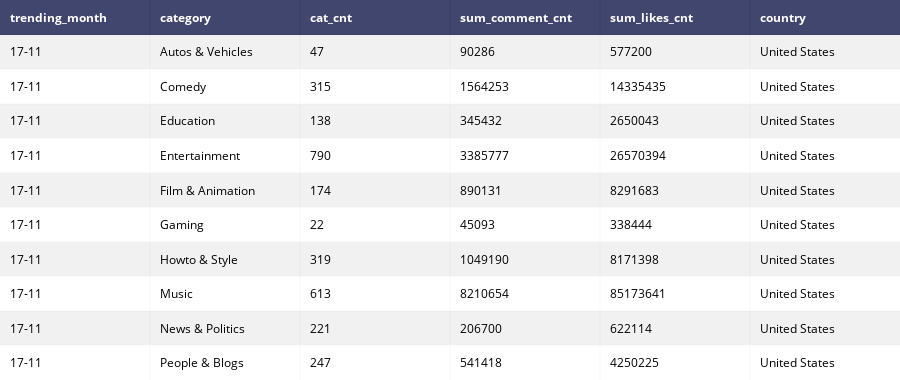

Notebook code for this chart:
### Code cell
iplot(table)

### Figure 1 — Plotly figure (JSON) as saved in the notebook; plotly's stock layout.template omitted (floating-point values rounded to 4 significant figures)
{"data": [{"colorscale": [[0, "#00083e"], [0.5, "#ededee"], [1, "#ffffff"]], "hoverinfo": "none", "opacity": 0.75, "showscale": false, "type": "heatmap", "z": [[0, 0, 0, 0, 0, 0], [0.5, 0.5, 0.5, 0.5, 0.5, 0.5], [1, 1, 1, 1, 1, 1], [0.5, 0.5, 0.5, 0.5, 0.5, 0.5], [1, 1, 1, 1, 1, 1], [0.5, 0.5, 0.5, 0.5, 0.5, 0.5], [1, 1, 1, 1, 1, 1], [0.5, 0.5, 0.5, 0.5, 0.5, 0.5], [1, 1, 1, 1, 1, 1], [0.5, 0.5, 0.5, 0.5, 0.5, 0.5], [1, 1, 1, 1, 1, 1]]}], "layout": {"annotations": [{"align": "left", "font": {"color": "#ffffff"}, "showarrow": false, "text": "<b>trending_month</b>", "x": -0.45, "xanchor": "left", "xref": "x1", "y": 0, "yref": "y1"}, {"align": "left", "font": {"color": "#ffffff"}, "showarrow": false, "text": "<b>category</b>", "x": 0.55, "xanchor": "left", "xref": "x1", "y": 0, "yref": "y1"}, {"align": "left", "font": {"color": "#ffffff"}, "showarrow": false, "text": "<b>cat_cnt</b>", "x": 1.55, "xanchor": "left", "xref": "x1", "y": 0, "yref": "y1"}, {"align": "left", "font": {"color": "#ffffff"}, "showarrow": false, "text": "<b>sum_comment_cnt</b>", "x": 2.55, "xanchor": "left", "xref": "x1", "y": 0, "yref": "y1"}, {"align": "left", "font": {"color": "#ffffff"}, "showarrow": false, "text": "<b>sum_likes_cnt</b>", "x": 3.55, "xanchor": "left", "xref": "x1", "y": 0, "yref": "y1"}, {"align": "left", "font": {"color": "#ffffff"}, "showarrow": false, "text": "<b>country</b>", "x": 4.55, "xanchor": "left", "xref": "x1", "y": 0, "yref": "y1"}, {"align": "left", "font": {"color": "#000000"}, "showarrow": false, "text": "17-11", "x": -0.45, "xanchor": "left", "xref": "x1", "y": 1, "yref": "y1"}, {"align": "left", "font": {"color": "#000000"}, "showarrow": false, "text": "Autos & Vehicles", "x": 0.55, "xanchor": "left", "xref": "x1", "y": 1, "yref": "y1"}, {"align": "left", "font": {"color": "#000000"}, "showarrow": false, "text": "47", "x": 1.55, "xanchor": "left", "xref": "x1", "y": 1, "yref": "y1"}, {"align": "left", "font": {"color": "#000000"}, "showarrow": false, "text": "90286", "x": 2.55, "xanchor": "left", "xref": "x1", "y": 1, "yref": "y1"}, {"align": "left", "font": {"color": "#000000"}, "showarrow": false, "text": "577200", "x": 3.55, "xanchor": "left", "xref": "x1", "y": 1, "yref": "y1"}, {"align": "left", "font": {"color": "#000000"}, "showarrow": false, "text": "United States", "x": 4.55, "xanchor": "left", "xref": "x1", "y": 1, "yref": "y1"}, {"align": "left", "font": {"color": "#000000"}, "showarrow": false, "text": "17-11", "x": -0.45, "xanchor": "left", "xref": "x1", "y": 2, "yref": "y1"}, {"align": "left", "font": {"color": "#000000"}, "showarrow": false, "text": "Comedy", "x": 0.55, "xanchor": "left", "xref": "x1", "y": 2, "yref": "y1"}, {"align": "left", "font": {"color": "#000000"}, "showarrow": false, "text": "315", "x": 1.55, "xanchor": "left", "xref": "x1", "y": 2, "yref": "y1"}, {"align": "left", "font": {"color": "#000000"}, "showarrow": false, "text": "1564253", "x": 2.55, "xanchor": "left", "xref": "x1", "y": 2, "yref": "y1"}, {"align": "left", "font": {"color": "#000000"}, "showarrow": false, "text": "14335435", "x": 3.55, "xanchor": "left", "xref": "x1", "y": 2, "yref": "y1"}, {"align": "left", "font": {"color": "#000000"}, "showarrow": false, "text": "United States", "x": 4.55, "xanchor": "left", "xref": "x1", "y": 2, "yref": "y1"}, {"align": "left", "font": {"color": "#000000"}, "showarrow": false, "text": "17-11", "x": -0.45, "xanchor": "left", "xref": "x1", "y": 3, "yref": "y1"}, {"align": "left", "font": {"color": "#000000"}, "showarrow": false, "text": "Education", "x": 0.55, "xanchor": "left", "xref": "x1", "y": 3, "yref": "y1"}, {"align": "left", "font": {"color": "#000000"}, "showarrow": false, "text": "138", "x": 1.55, "xanchor": "left", "xref": "x1", "y": 3, "yref": "y1"}, {"align": "left", "font": {"color": "#000000"}, "showarrow": false, "text": "345432", "x": 2.55, "xanchor": "left", "xref": "x1", "y": 3, "yref": "y1"}, {"align": "left", "font": {"color": "#000000"}, "showarrow": false, "text": "2650043", "x": 3.55, "xanchor": "left", "xref": "x1", "y": 3, "yref": "y1"}, {"align": "left", "font": {"color": "#000000"}, "showarrow": false, "text": "United States", "x": 4.55, "xanchor": "left", "xref": "x1", "y": 3, "yref": "y1"}, {"align": "left", "font": {"color": "#000000"}, "showarrow": false, "text": "17-11", "x": -0.45, "xanchor": "left", "xref": "x1", "y": 4, "yref": "y1"}, {"align": "left", "font": {"color": "#000000"}, "showarrow": false, "text": "Entertainment", "x": 0.55, "xanchor": "left", "xref": "x1", "y": 4, "yref": "y1"}, {"align": "left", "font": {"color": "#000000"}, "showarrow": false, "text": "790", "x": 1.55, "xanchor": "left", "xref": "x1", "y": 4, "yref": "y1"}, {"align": "left", "font": {"color": "#000000"}, "showarrow": false, "text": "3385777", "x": 2.55, "xanchor": "left", "xref": "x1", "y": 4, "yref": "y1"}, {"align": "left", "font": {"color": "#000000"}, "showarrow": false, "text": "26570394", "x": 3.55, "xanchor": "left", "xref": "x1", "y": 4, "yref": "y1"}, {"align": "left", "font": {"color": "#000000"}, "showarrow": false, "text": "United States", "x": 4.55, "xanchor": "left", "xref": "x1", "y": 4, "yref": "y1"}, {"align": "left", "font": {"color": "#000000"}, "showarrow": false, "text": "17-11", "x": -0.45, "xanchor": "left", "xref": "x1", "y": 5, "yref": "y1"}, {"align": "left", "font": {"color": "#000000"}, "showarrow": false, "text": "Film & Animation", "x": 0.55, "xanchor": "left", "xref": "x1", "y": 5, "yref": "y1"}, {"align": "left", "font": {"color": "#000000"}, "showarrow": false, "text": "174", "x": 1.55, "xanchor": "left", "xref": "x1", "y": 5, "yref": "y1"}, {"align": "left", "font": {"color": "#000000"}, "showarrow": false, "text": "890131", "x": 2.55, "xanchor": "left", "xref": "x1", "y": 5, "yref": "y1"}, {"align": "left", "font": {"color": "#000000"}, "showarrow": false, "text": "8291683", "x": 3.55, "xanchor": "left", "xref": "x1", "y": 5, "yref": "y1"}, {"align": "left", "font": {"color": "#000000"}, "showarrow": false, "text": "United States", "x": 4.55, "xanchor": "left", "xref": "x1", "y": 5, "yref": "y1"}, {"align": "left", "font": {"color": "#000000"}, "showarrow": false, "text": "17-11", "x": -0.45, "xanchor": "left", "xref": "x1", "y": 6, "yref": "y1"}, {"align": "left", "font": {"color": "#000000"}, "showarrow": false, "text": "Gaming", "x": 0.55, "xanchor": "left", "xref": "x1", "y": 6, "yref": "y1"}, {"align": "left", "font": {"color": "#000000"}, "showarrow": false, "text": "22", "x": 1.55, "xanchor": "left", "xref": "x1", "y": 6, "yref": "y1"}, {"align": "left", "font": {"color": "#000000"}, "showarrow": false, "text": "45093", "x": 2.55, "xanchor": "left", "xref": "x1", "y": 6, "yref": "y1"}, {"align": "left", "font": {"color": "#000000"}, "showarrow": false, "text": "338444", "x": 3.55, "xanchor": "left", "xref": "x1", "y": 6, "yref": "y1"}, {"align": "left", "font": {"color": "#000000"}, "showarrow": false, "text": "United States", "x": 4.55, "xanchor": "left", "xref": "x1", "y": 6, "yref": "y1"}, {"align": "left", "font": {"color": "#000000"}, "showarrow": false, "text": "17-11", "x": -0.45, "xanchor": "left", "xref": "x1", "y": 7, "yref": "y1"}, {"align": "left", "font": {"color": "#000000"}, "showarrow": false, "text": "Howto & Style", "x": 0.55, "xanchor": "left", "xref": "x1", "y": 7, "yref": "y1"}, {"align": "left", "font": {"color": "#000000"}, "showarrow": false, "text": "319", "x": 1.55, "xanchor": "left", "xref": "x1", "y": 7, "yref": "y1"}, {"align": "left", "font": {"color": "#000000"}, "showarrow": false, "text": "1049190", "x": 2.55, "xanchor": "left", "xref": "x1", "y": 7, "yref": "y1"}, {"align": "left", "font": {"color": "#000000"}, "showarrow": false, "text": "8171398", "x": 3.55, "xanchor": "left", "xref": "x1", "y": 7, "yref": "y1"}, {"align": "left", "font": {"color": "#000000"}, "showarrow": false, "text": "United States", "x": 4.55, "xanchor": "left", "xref": "x1", "y": 7, "yref": "y1"}, {"align": "left", "font": {"color": "#000000"}, "showarrow": false, "text": "17-11", "x": -0.45, "xanchor": "left", "xref": "x1", "y": 8, "yref": "y1"}, {"align": "left", "font": {"color": "#000000"}, "showarrow": false, "text": "Music", "x": 0.55, "xanchor": "left", "xref": "x1", "y": 8, "yref": "y1"}, {"align": "left", "font": {"color": "#000000"}, "showarrow": false, "text": "613", "x": 1.55, "xanchor": "left", "xref": "x1", "y": 8, "yref": "y1"}, {"align": "left", "font": {"color": "#000000"}, "showarrow": false, "text": "8210654", "x": 2.55, "xanchor": "left", "xref": "x1", "y": 8, "yref": "y1"}, {"align": "left", "font": {"color": "#000000"}, "showarrow": false, "text": "85173641", "x": 3.55, "xanchor": "left", "xref": "x1", "y": 8, "yref": "y1"}, {"align": "left", "font": {"color": "#000000"}, "showarrow": false, "text": "United States", "x": 4.55, "xanchor": "left", "xref": "x1", "y": 8, "yref": "y1"}, {"align": "left", "font": {"color": "#000000"}, "showarrow": false, "text": "17-11", "x": -0.45, "xanchor": "left", "xref": "x1", "y": 9, "yref": "y1"}, {"align": "left", "font": {"color": "#000000"}, "showarrow": false, "text": "News & Politics", "x": 0.55, "xanchor": "left", "xref": "x1", "y": 9, "yref": "y1"}, {"align": "left", "font": {"color": "#000000"}, "showarrow": false, "text": "221", "x": 1.55, "xanchor": "left", "xref": "x1", "y": 9, "yref": "y1"}, {"align": "left", "font": {"color": "#000000"}, "showarrow": false, "text": "206700", "x": 2.55, "xanchor": "left", "xref": "x1", "y": 9, "yref": "y1"}, {"align": "left", "font": {"color": "#000000"}, "showarrow": false, "text": "622114", "x": 3.55, "xanchor": "left", "xref": "x1", "y": 9, "yref": "y1"}, {"align": "left", "font": {"color": "#000000"}, "showarrow": false, "text": "United States", "x": 4.55, "xanchor": "left", "xref": "x1", "y": 9, "yref": "y1"}, {"align": "left", "font": {"color": "#000000"}, "showarrow": false, "text": "17-11", "x": -0.45, "xanchor": "left", "xref": "x1", "y": 10, "yref": "y1"}, {"align": "left", "font": {"color": "#000000"}, "showarrow": false, "text": "People & Blogs", "x": 0.55, "xanchor": "left", "xref": "x1", "y": 10, "yref": "y1"}, {"align": "left", "font": {"color": "#000000"}, "showarrow": false, "text": "247", "x": 1.55, "xanchor": "left", "xref": "x1", "y": 10, "yref": "y1"}, {"align": "left", "font": {"color": "#000000"}, "showarrow": false, "text": "541418", "x": 2.55, "xanchor": "left", "xref": "x1", "y": 10, "yref": "y1"}, {"align": "left", "font": {"color": "#000000"}, "showarrow": false, "text": "4250225", "x": 3.55, "xanchor": "left", "xref": "x1", "y": 10, "yref": "y1"}, {"align": "left", "font": {"color": "#000000"}, "showarrow": false, "text": "United States", "x": 4.55, "xanchor": "left", "xref": "x1", "y": 10, "yref": "y1"}], "height": 380, "margin": {"b": 0, "l": 0, "r": 0, "t": 0}, "xaxis": {"dtick": 1, "gridwidth": 2, "showticklabels": false, "tick0": -0.5, "ticks": "", "zeroline": false}, "yaxis": {"autorange": "reversed", "dtick": 1, "gridwidth": 2, "showticklabels": false, "tick0": 0.5, "ticks": "", "zeroline": false}}}
